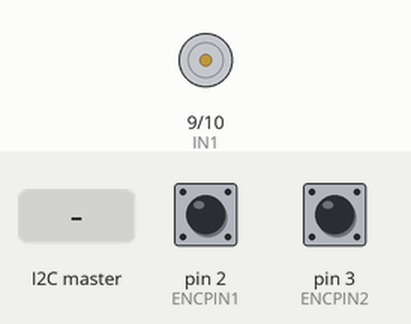
Simulated run of this sketch. Board: Arduino Uno, built with avr-gcc and run on an emulated ATmega328P. Parts: motor-driver pin pairs drawn as motors (green arrow = first pin HIGH = forward, orange = second pin HIGH = backward, longer = more drive). Inputs (shaded band) come from the test bench; at power-on: pin 2 (ENCPIN1) HIGH, pin 3 (ENCPIN2) HIGH.

Above: at 1.2 s.
1.3 s: the I2C master sends the byte 1
At 2.7 s:
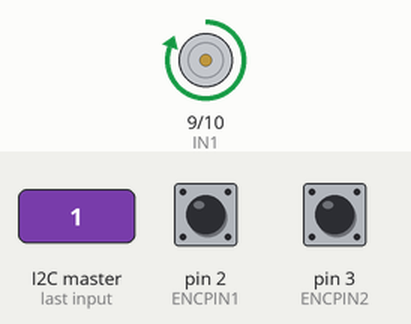
Timing chart, 0 to 4.3 s (numbered marks = the images above; inputs shaded):
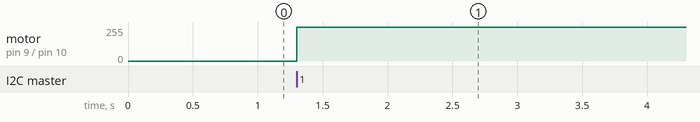

The sketch:

slave_br_tested.ino
```cpp
//front right arduino slave code
//implements PID control and encoder reading and data transmission to master via I2C
#include <Wire.h>

const int I2C_ADDR = 0x30;

//front right = 0x10, front left = 0x20, back right = 0x30, back left = 0x40

const byte CMD_FORWARD = 0x01;
const byte CMD_BACKWARD = 0x02;
const byte CMD_RIGHT = 0x03;
const byte CMD_LEFT = 0x04;
const byte CMD_STOP = 0x05;
const byte CMD_ERR = 0xff;
byte prev_command = 0xff;

const int IN1 = 9;
const int IN2 = 10;

// Encoder hardware interrupt pins
const int ENCPIN1 = 2;
const int ENCPIN2 = 3;

const float DISK_SLOTS = 40;  // TODO:update to real value
const float WHEEL_RADIUS = 0.05;  //TODO: update to real value

volatile int enc1_count = 0;  // Volatile because it is modified in an interrupt, not unsigned because it can be negative (reverse direction)
volatile int enc2_count = 0;

unsigned long prev_time = 0;
unsigned long current_time = 0;

volatile float received_cmd = 0.0;
volatile float distance_travelled = 0.0;
volatile float speed = 0.0;


//PID gains
const float KP = 0.5;
const float KI = 0.5;
const float KD = 0.5;
volatile float prev_error = 0.0;

void setup() {
    // Initialize the motor pins
    pinMode(IN1, OUTPUT);
    pinMode(IN2, OUTPUT);

    // Initialize the encoder hardware interrupt pins
    pinMode(ENCPIN1, INPUT);
    pinMode(ENCPIN2, INPUT);
    attachInterrupt(digitalPinToInterrupt(ENCPIN1), isr_enc1, CHANGE);
    attachInterrupt(digitalPinToInterrupt(ENCPIN2), isr_enc2, CHANGE);

    Serial.begin(9600);
    Wire.begin(I2C_ADDR);
    Wire.onReceive(receiveEvent);
    // Wire.onRequest(requestEvent);

    prev_time = millis();
}

void loop(){
}

void receiveEvent(int howMany){ //polled by master arduino on a timer
    while (Wire.available()){
        //float = 4 bytes
        byte float_bytes[4];
        for (int i = 0; i < 4; i++) {
            float_bytes[i] = Wire.read();
        }
        received_cmd = *((float*)float_bytes);
        executeCommand(received_cmd);
    }
}


void executeCommand(float command){//command = target speed in m/s


    int new_command = constrain(round(command*255), -255, 255);

    if (new_command > 0){
        analogWrite(IN2, new_command);
        analogWrite(IN1, 0);
    } else {
        analogWrite(IN2, 0);
        analogWrite(IN1, -new_command);
    }

}

void isr_enc1(){
    if (digitalRead(ENCPIN1) != digitalRead(ENCPIN2)){
        enc1_count++;
    } else {
        enc1_count--;
    }
}


void isr_enc2(){
    if (digitalRead(ENCPIN2) != digitalRead(ENCPIN1)){
        enc2_count++;
    } else {
        enc2_count--;
    }
}

int sign(float value) {
    return (value > 0) - (value < 0);
}
```

Measured:
- after the input at 1.3 s, motor on pin 9 (IN1) / pin 10 (IN2): stopped → forward 255/255 at once
